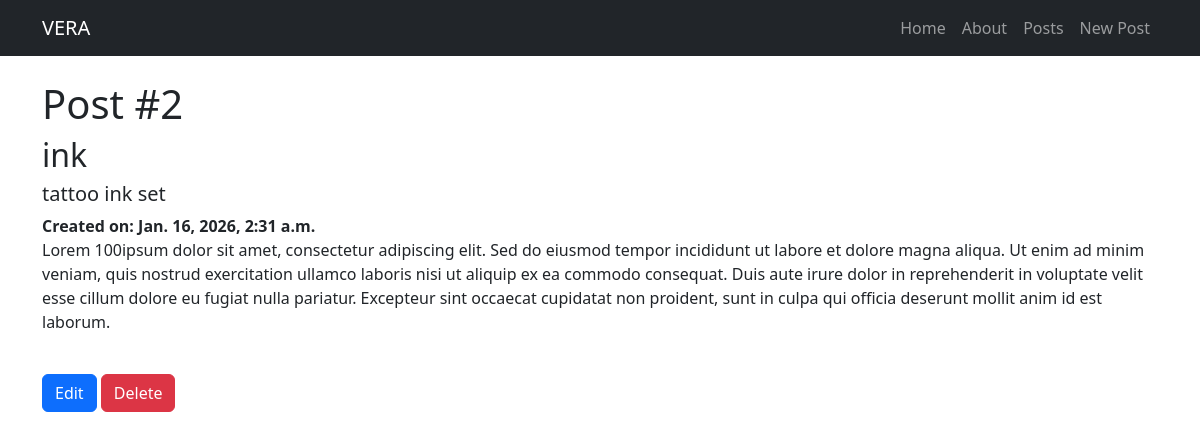
Page /posts/2/ on the committed database.
### posts/models.py (models this page shows, shortened)
class Post(models.Model):
    title = models.CharField(max_length=128)
    subtitle = models.CharField(max_length=256)
    body = models.TextField()
    created_on = models.DateTimeField(auto_now_add=True)

### posts/views.py (the view)
# urls.py: path('<int:pk>/', PostDetailView.as_view(), name='post_detail'),
class PostDetailView(DetailView): #get method
    template_name = 'posts/detail.html'
    model = Post
    context_object_name = 'single_post'

### templates/posts/detail.html (shortened to what this page needs)
{% extends 'base.html' %}
{% block content %}
    <h1>Post #{{ single_post.id }}</h1>
    <h2>{{ single_post.title }}</h2>
    <h5>{{ single_post.subtitle }}</h5>
    <strong>Created on: {{ single_post.created_on }}</strong>
    <p>{{ single_post.body }}</p>
    <br>
    <a href="{% url 'post_edit' single_post.id %}" class="btn btn-primary">Edit</a>
    <a href="{% url 'post_delete' single_post.id %}" class="btn btn-danger">Delete</a>
{% endblock %}

### templates/base.html (shortened to what this page needs)
{% load static %}
<!doctype html>
<html lang="en">
<head>
    <link
        href="https://cdn.jsdelivr.net/npm/bootstrap@5.3.2/dist/css/bootstrap.min.css"
        rel="stylesheet"
    >
</head>
<body>
    {% block navbar %}
        {% include 'posts/navbar.html' %}
    {% endblock %}
    <main class="container py-4">
        {% block content %}{% endblock %}
    </main>
</body>
</html>

### templates/posts/navbar.html (shortened to what this page needs)
<nav class="navbar navbar-expand-lg navbar-dark bg-dark">
    <div class="container">
        <a class="navbar-brand" href="{% url 'home' %}">VERA</a>
        <div class="collapse navbar-collapse" id="mainNavbar">
            <ul class="navbar-nav ms-auto">
                <li class="nav-item">
                    <a class="nav-link" href="{% url 'home' %}">Home</a>
                </li>
                <li class="nav-item">
                    <a class="nav-link" href="{% url 'about' %}">About</a>
                </li>
                <li class="nav-item">
                    <a class="nav-link" href="{% url 'post_list' %}">Posts</a>
                </li>
                <li class="nav-item">
                    <a class="nav-link" href="{% url 'post_new' %}">New Post</a>
                </li>
            </ul>
        </div>
    </div>
</nav>

### rows in the picture
Post: id "2", title "ink", subtitle "tattoo ink set", created_on "Jan. 16, 2026, 2:31 a.m.", body "Lorem 100ipsum dolor sit amet, consectetur adipiscing elit. Sed do eiusmod tempor incididunt ut labore et dolore magna aliqua. Ut enim ad minim veniam, quis nostrud exercitation ullamco laboris nisi ut aliquip ex ea commodo consequat. Duis aute irure dolor in reprehenderit in voluptate velit esse cillum dolore eu fugiat nulla pariatur. Excepteur sint occaecat cupidatat non proident, sunt in culpa qui officia deserunt mollit anim id est laborum."
